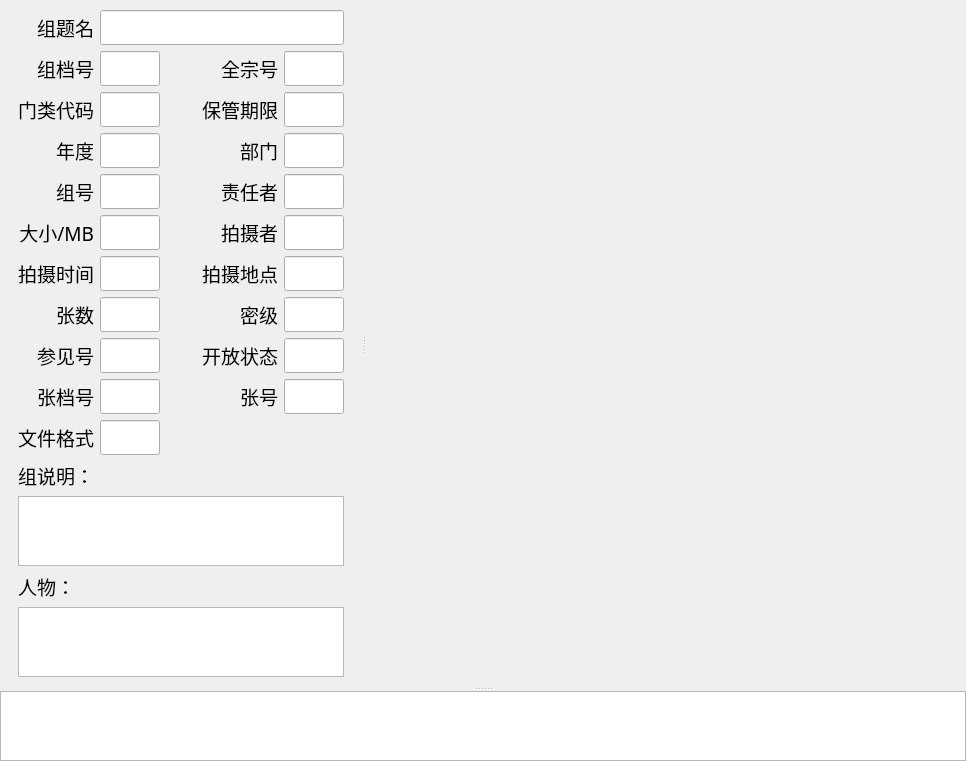
          <widget class="QSplitter" name="splitter_8">
           <property name="font">
            <font>
             <family>新宋体</family>
             <pointsize>14</pointsize>
            </font>
           </property>
           <property name="orientation">
            <enum>Qt::Vertical</enum>
           </property>
           <widget class="QSplitter" name="splitter_7">
            <property name="font">
             <font>
              <family>新宋体</family>
              <pointsize>14</pointsize>
             </font>
            </property>
            <property name="orientation">
             <enum>Qt::Horizontal</enum>
            </property>
            <widget class="QWidget" name="widget_22" native="true">
             <property name="maximumSize">
              <size>
               <width>800</width>
               <height>16777215</height>
              </size>
             </property>
             <property name="font">
              <font>
               <family>新宋体</family>
               <pointsize>14</pointsize>
              </font>
             </property>
             <layout class="QGridLayout" name="gridLayout_55">
              <property name="leftMargin">
               <number>18</number>
              </property>
              <property name="topMargin">
               <number>10</number>
              </property>
              <property name="rightMargin">
               <number>18</number>
              </property>
              <property name="bottomMargin">
               <number>10</number>
              </property>
              <item row="13" column="0" colspan="5">
               <widget class="QTextEdit" name="group_caption_in_group_search">
                <property name="font">
                 <font>
                  <family>新宋体</family>
                  <pointsize>14</pointsize>
                 </font>
                </property>
                <property name="readOnly">
                 <bool>true</bool>
                </property>
               </widget>
              </item>
              <item row="8" column="3">
               <widget class="QLabel" name="label_206">
                <property name="maximumSize">
                 <size>
                  <width>120</width>
                  <height>16777215</height>
                 </size>
                </property>
                <property name="font">
                 <font>
                  <family>新宋体</family>
                  <pointsize>14</pointsize>
                 </font>
                </property>
                <property name="text">
                 <string>密级</string>
                </property>
                <property name="alignment">
                 <set>Qt::AlignRight|Qt::AlignTrailing|Qt::AlignVCenter</set>
                </property>
               </widget>
              </item>
              <item row="7" column="3">
               <widget class="QLabel" name="label_191">
                <property name="maximumSize">
                 <size>
                  <width>120</width>
                  <height>16777215</height>
                 </size>
                </property>
                <property name="font">
                 <font>
                  <family>新宋体</family>
                  <pointsize>14</pointsize>
                 </font>
                </property>
                <property name="text">
                 <string>拍摄地点</string>
                </property>
                <property name="alignment">
                 <set>Qt::AlignRight|Qt::AlignTrailing|Qt::AlignVCenter</set>
                </property>
               </widget>
              </item>
              <item row="18" column="0">
               <spacer name="verticalSpacer_25">
                <property name="orientation">
                 <enum>Qt::Vertical</enum>
                </property>
                <property name="sizeHint" stdset="0">
                 <size>
                  <width>20</width>
                  <height>40</height>
                 </size>
                </property>
               </spacer>
              </item>
              <item row="2" column="1">
               <widget class="QLineEdit" name="arch_category_code_in_group_search">
                <property name="font">
                 <font>
                  <family>新宋体</family>
                  <pointsize>14</pointsize>
                 </font>
                </property>
                <property name="readOnly">
                 <bool>true</bool>
                </property>
               </widget>
              </item>
              <item row="11" column="0">
               <widget class="QLabel" name="label_197">
                <property name="font">
                 <font>
                  <family>新宋体</family>
                  <pointsize>14</pointsize>
                 </font>
                </property>
                <property name="text">
                 <string>文件格式</string>
                </property>
               </widget>
              </item>
              <item row="2" column="3">
               <widget class="QLabel" name="label_190">
                <property name="maximumSize">
                 <size>
                  <width>120</width>
                  <height>16777215</height>
                 </size>
                </property>
                <property name="font">
                 <font>
                  <family>新宋体</family>
                  <pointsize>14</pointsize>
                 </font>
                </property>
                <property name="text">
                 <string>保管期限</string>
                </property>
                <property name="alignment">
                 <set>Qt::AlignRight|Qt::AlignTrailing|Qt::AlignVCenter</set>
                </property>
               </widget>
              </item>
              <item row="3" column="0">
               <widget class="QLabel" name="label_195">
                <property name="font">
                 <font>
                  <family>新宋体</family>
                  <pointsize>14</pointsize>
                 </font>
                </property>
                <property name="text">
                 <string>年度</string>
                </property>
                <property name="alignment">
                 <set>Qt::AlignRight|Qt::AlignTrailing|Qt::AlignVCenter</set>
                </property>
               </widget>
              </item>
              <item row="6" column="0">
               <widget class="QLabel" name="label_189">
                <property name="font">
                 <font>
                  <family>新宋体</family>
                  <pointsize>14</pointsize>
                 </font>
                </property>
                <property name="text">
                 <string>大小/MB</string>
                </property>
                <property name="alignment">
                 <set>Qt::AlignRight|Qt::AlignTrailing|Qt::AlignVCenter</set>
                </property>
               </widget>
              </item>
              <item row="12" column="0">
               <widget class="QLabel" name="label_196">
                <property name="font">
                 <font>
                  <family>新宋体</family>
                  <pointsize>14</pointsize>
                 </font>
                </property>
                <property name="text">
                 <string>组说明：</string>
                </property>
                <property name="alignment">
                 <set>Qt::AlignRight|Qt::AlignTrailing|Qt::AlignVCenter</set>
                </property>
               </widget>
              </item>
              <item row="2" column="4">
               <widget class="QLineEdit" name="retention_period_in_group_search">
                <property name="font">
                 <font>
                  <family>新宋体</family>
                  <pointsize>14</pointsize>
                 </font>
                </property>
                <property name="readOnly">
                 <bool>true</bool>
                </property>
               </widget>
              </item>
              <item row="4" column="3">
               <widget class="QLabel" name="label_200">
                <property name="maximumSize">
                 <size>
                  <width>120</width>
                  <height>16777215</height>
                 </size>
                </property>
                <property name="font">
                 <font>
                  <family>新宋体</family>
                  <pointsize>14</pointsize>
                 </font>
                </property>
                <property name="text">
                 <string>责任者</string>
                </property>
                <property name="alignment">
                 <set>Qt::AlignRight|Qt::AlignTrailing|Qt::AlignVCenter</set>
                </property>
               </widget>
              </item>
              <item row="6" column="1">
               <widget class="QLineEdit" name="folder_size_in_group_search">
                <property name="sizePolicy">
                 <sizepolicy hsizetype="Expanding" vsizetype="Preferred">
                  <horstretch>0</horstretch>
                  <verstretch>0</verstretch>
                 </sizepolicy>
                </property>
                <property name="font">
                 <font>
                  <family>新宋体</family>
                  <pointsize>14</pointsize>
                 </font>
                </property>
                <property name="readOnly">
                 <bool>true</bool>
                </property>
               </widget>
              </item>
              <item row="9" column="3">
               <widget class="QLabel" name="label_208">
                <property name="maximumSize">
                 <size>
                  <width>120</width>
                  <height>16777215</height>
                 </size>
                </property>
                <property name="font">
                 <font>
                  <family>新宋体</family>
                  <pointsize>14</pointsize>
                 </font>
                </property>
                <property name="text">
                 <string>开放状态</string>
                </property>
                <property name="alignment">
                 <set>Qt::AlignRight|Qt::AlignTrailing|Qt::AlignVCenter</set>
                </property>
               </widget>
              </item>
              <item row="10" column="4">
               <widget class="QLineEdit" name="photo_code_in_photo_search">
                <property name="font">
                 <font>
                  <family>新宋体</family>
                  <pointsize>14</pointsize>
                 </font>
                </property>
                <property name="readOnly">
                 <bool>true</bool>
                </property>
               </widget>
              </item>
              <item row="10" column="1">
               <widget class="QLineEdit" name="arch_code_in_photo_search">
                <property name="font">
                 <font>
                  <family>新宋体</family>
                  <pointsize>14</pointsize>
                 </font>
                </property>
                <property name="readOnly">
                 <bool>true</bool>
                </property>
               </widget>
              </item>
              <item row="0" column="0">
               <widget class="QLabel" name="label_198">
                <property name="maximumSize">
                 <size>
                  <width>120</width>
                  <height>16777215</height>
                 </size>
                </property>
                <property name="font">
                 <font>
                  <family>新宋体</family>
                  <pointsize>14</pointsize>
                 </font>
                </property>
                <property name="text">
                 <string>组题名</string>
                </property>
                <property name="alignment">
                 <set>Qt::AlignRight|Qt::AlignTrailing|Qt::AlignVCenter</set>
                </property>
               </widget>
              </item>
              <item row="6" column="4">
               <widget class="QLineEdit" name="photographer_in_group_search">
                <property name="sizePolicy">
                 <sizepolicy hsizetype="Expanding" vsizetype="Preferred">
                  <horstretch>0</horstretch>
                  <verstretch>0</verstretch>
                 </sizepolicy>
                </property>
                <property name="font">
                 <font>
                  <family>新宋体</family>
                  <pointsize>14</pointsize>
                 </font>
                </property>
                <property name="readOnly">
                 <bool>true</bool>
                </property>
               </widget>
              </item>
              <item row="8" column="1">
               <widget class="QLineEdit" name="photo_num_in_group_search">
                <property name="sizePolicy">
                 <sizepolicy hsizetype="Expanding" vsizetype="Preferred">
                  <horstretch>0</horstretch>
                  <verstretch>0</verstretch>
                 </sizepolicy>
                </property>
                <property name="font">
                 <font>
                  <family>新宋体</family>
                  <pointsize>14</pointsize>
                 </font>
                </property>
                <property name="readOnly">
                 <bool>true</bool>
                </property>
               </widget>
              </item>
              <item row="7" column="1">
               <widget class="QLineEdit" name="taken_time_in_group_search">
                <property name="sizePolicy">
                 <sizepolicy hsizetype="Expanding" vsizetype="Preferred">
                  <horstretch>0</horstretch>
                  <verstretch>0</verstretch>
                 </sizepolicy>
                </property>
                <property name="font">
                 <font>
                  <family>新宋体</family>
                  <pointsize>14</pointsize>
                 </font>
                </property>
                <property name="readOnly">
                 <bool>true</bool>
                </property>
               </widget>
              </item>
              <item row="8" column="0">
               <widget class="QLabel" name="label_194">
                <property name="font">
                 <font>
                  <family>新宋体</family>
                  <pointsize>14</pointsize>
                 </font>
                </property>
                <property name="text">
                 <string>张数</string>
                </property>
                <property name="alignment">
                 <set>Qt::AlignRight|Qt::AlignTrailing|Qt::AlignVCenter</set>
                </property>
               </widget>
              </item>
              <item row="10" column="3">
               <widget class="QLabel" name="label_205">
                <property name="maximumSize">
                 <size>
                  <width>120</width>
                  <height>16777215</height>
                 </size>
                </property>
                <property name="font">
                 <font>
                  <family>新宋体</family>
                  <pointsize>14</pointsize>
                 </font>
                </property>
                <property name="text">
                 <string>张号</string>
                </property>
                <property name="alignment">
                 <set>Qt::AlignRight|Qt::AlignTrailing|Qt::AlignVCenter</set>
                </property>
               </widget>
              </item>
              <item row="3" column="3">
               <widget class="QLabel" name="label_199">
                <property name="maximumSize">
                 <size>
                  <width>120</width>
                  <height>16777215</height>
                 </size>
                </property>
                <property name="font">
                 <font>
                  <family>新宋体</family>
                  <pointsize>14</pointsize>
                 </font>
                </property>
                <property name="text">
                 <string>部门</string>
                </property>
                <property name="alignment">
                 <set>Qt::AlignRight|Qt::AlignTrailing|Qt::AlignVCenter</set>
                </property>
               </widget>
              </item>
              <item row="10" column="0">
               <widget class="QLabel" name="label_192">
                <property name="font">
                 <font>
                  <family>新宋体</family>
                  <pointsize>14</pointsize>
                 </font>
                </property>
                <property name="text">
                 <string>张档号</string>
                </property>
                <property name="alignment">
                 <set>Qt::AlignRight|Qt::AlignTrailing|Qt::AlignVCenter</set>
                </property>
               </widget>
              </item>
              <item row="15" column="0" colspan="5">
               <widget class="QTextEdit" name="peoples_in_photo_search">
                <property name="sizePolicy">
                 <sizepolicy hsizetype="Expanding" vsizetype="Expanding">
                  <horstretch>0</horstretch>
                  <verstretch>0</verstretch>
                 </sizepolicy>
                </property>
                <property name="maximumSize">
                 <size>
                  <width>16777215</width>
                  <height>150</height>
                 </size>
                </property>
                <property name="font">
                 <font>
                  <family>新宋体</family>
                  <pointsize>14</pointsize>
                 </font>
                </property>
                <property name="readOnly">
                 <bool>true</bool>
                </property>
               </widget>
              </item>
              <item row="1" column="1">
               <widget class="QLineEdit" name="arch_code_in_group_search">
                <property name="font">
                 <font>
                  <family>新宋体</family>
                  <pointsize>14</pointsize>
                 </font>
                </property>
                <property name="readOnly">
                 <bool>true</bool>
                </property>
               </widget>
              </item>
              <item row="6" column="3">
               <widget class="QLabel" name="label_207">
                <property name="maximumSize">
                 <size>
                  <width>120</width>
                  <height>16777215</height>
                 </size>
                </property>
                <property name="font">
                 <font>
                  <family>新宋体</family>
                  <pointsize>14</pointsize>
                 </font>
                </property>
                <property name="text">
                 <string>拍摄者</string>
                </property>
                <property name="alignment">
                 <set>Qt::AlignRight|Qt::AlignTrailing|Qt::AlignVCenter</set>
                </property>
               </widget>
              </item>
              <item row="0" column="1" colspan="4">
               <widget class="QLineEdit" name="group_title_in_group_search">
                <property name="sizePolicy">
                 <sizepolicy hsizetype="Expanding" vsizetype="Preferred">
                  <horstretch>0</horstretch>
                  <verstretch>0</verstretch>
                 </sizepolicy>
                </property>
                <property name="font">
                 <font>
                  <family>新宋体</family>
                  <pointsize>14</pointsize>
                 </font>
                </property>
                <property name="readOnly">
                 <bool>true</bool>
                </property>
               </widget>
              </item>
              <item row="7" column="0">
               <widget class="QLabel" name="label_202">
                <property name="font">
                 <font>
                  <family>新宋体</family>
                  <pointsize>14</pointsize>
                 </font>
                </property>
                <property name="text">
                 <string>拍摄时间</string>
                </property>
                <property name="alignment">
                 <set>Qt::AlignRight|Qt::AlignTrailing|Qt::AlignVCenter</set>
                </property>
               </widget>
              </item>
              <item row="1" column="3">
               <widget class="QLabel" name="label_203">
                <property name="maximumSize">
                 <size>
                  <width>120</width>
                  <height>16777215</height>
                 </size>
                </property>
                <property name="font">
                 <font>
                  <family>新宋体</family>
                  <pointsize>14</pointsize>
                 </font>
                </property>
                <property name="text">
                 <string>全宗号</string>
                </property>
                <property name="alignment">
                 <set>Qt::AlignRight|Qt::AlignTrailing|Qt::AlignVCenter</set>
                </property>
               </widget>
              </item>
              <item row="14" column="0">
               <widget class="QLabel" name="label_188">
                <property name="font">
                 <font>
                  <family>新宋体</family>
                  <pointsize>14</pointsize>
                 </font>
                </property>
                <property name="text">
                 <string>人物：</string>
                </property>
                <property name="alignment">
                 <set>Qt::AlignLeading|Qt::AlignLeft|Qt::AlignVCenter</set>
                </property>
               </widget>
              </item>
              <item row="1" column="0">
               <widget class="QLabel" name="label_193">
                <property name="font">
                 <font>
                  <family>新宋体</family>
                  <pointsize>14</pointsize>
                 </font>
                </property>
                <property name="text">
                 <string>组档号</string>
                </property>
                <property name="alignment">
                 <set>Qt::AlignRight|Qt::AlignTrailing|Qt::AlignVCenter</set>
                </property>
               </widget>
              </item>
              <item row="7" column="4">
               <widget class="QLineEdit" name="taken_locations_in_group_search">
                <property name="sizePolicy">
                 <sizepolicy hsizetype="Expanding" vsizetype="Preferred">
                  <horstretch>0</horstretch>
                  <verstretch>0</verstretch>
                 </sizepolicy>
                </property>
                <property name="font">
                 <font>
                  <family>新宋体</family>
                  <pointsize>14</pointsize>
                 </font>
                </property>
                <property name="readOnly">
                 <bool>true</bool>
                </property>
               </widget>
              </item>
              <item row="2" column="0">
               <widget class="QLabel" name="label_201">
                <property name="font">
                 <font>
                  <family>新宋体</family>
                  <pointsize>14</pointsize>
                 </font>
                </property>
                <property name="text">
                 <string>门类代码</string>
                </property>
                <property name="alignment">
                 <set>Qt::AlignRight|Qt::AlignTrailing|Qt::AlignVCenter</set>
                </property>
               </widget>
              </item>
              <item row="11" column="1">
               <widget class="QLineEdit" name="format_in_photo_search">
                <property name="font">
                 <font>
                  <family>新宋体</family>
                  <pointsize>14</pointsize>
                 </font>
                </property>
                <property name="readOnly">
                 <bool>true</bool>
                </property>
               </widget>
              </item>
              <item row="4" column="1">
               <widget class="QLineEdit" name="group_code_in_group_search">
                <property name="sizePolicy">
                 <sizepolicy hsizetype="Expanding" vsizetype="Preferred">
                  <horstretch>0</horstretch>
                  <verstretch>0</verstretch>
                 </sizepolicy>
                </property>
                <property name="font">
                 <font>
                  <family>新宋体</family>
                  <pointsize>14</pointsize>
                 </font>
                </property>
                <property name="readOnly">
                 <bool>true</bool>
                </property>
               </widget>
              </item>
              <item row="8" column="4">
               <widget class="QLineEdit" name="security_classification_in_group_search">
                <property name="font">
                 <font>
                  <family>新宋体</family>
                  <pointsize>14</pointsize>
                 </font>
                </property>
                <property name="readOnly">
                 <bool>true</bool>
                </property>
               </widget>
              </item>
              <item row="4" column="4">
               <widget class="QLineEdit" name="author_in_group_search">
                <property name="sizePolicy">
                 <sizepolicy hsizetype="Expanding" vsizetype="Preferred">
                  <horstretch>0</horstretch>
                  <verstretch>0</verstretch>
                 </sizepolicy>
                </property>
                <property name="font">
                 <font>
                  <family>新宋体</family>
                  <pointsize>14</pointsize>
                 </font>
                </property>
                <property name="readOnly">
                 <bool>true</bool>
                </property>
               </widget>
              </item>
              <item row="3" column="1">
               <widget class="QLineEdit" name="year_in_group_search">
                <property name="sizePolicy">
                 <sizepolicy hsizetype="Expanding" vsizetype="Preferred">
                  <horstretch>0</horstretch>
                  <verstretch>0</verstretch>
                 </sizepolicy>
                </property>
                <property name="font">
                 <font>
                  <family>新宋体</family>
                  <pointsize>14</pointsize>
                 </font>
                </property>
                <property name="readOnly">
                 <bool>true</bool>
                </property>
               </widget>
              </item>
              <item row="4" column="0">
               <widget class="QLabel" name="label_204">
                <property name="font">
                 <font>
                  <family>新宋体</family>
                  <pointsize>14</pointsize>
                 </font>
                </property>
                <property name="text">
                 <string>组号</string>
                </property>
                <property name="alignment">
                 <set>Qt::AlignRight|Qt::AlignTrailing|Qt::AlignVCenter</set>
                </property>
               </widget>
              </item>
              <item row="3" column="4">
               <widget class="QLineEdit" name="department_in_group_search">
                <property name="sizePolicy">
                 <sizepolicy hsizetype="Expanding" vsizetype="Preferred">
                  <horstretch>0</horstretch>
                  <verstretch>0</verstretch>
                 </sizepolicy>
                </property>
                <property name="font">
                 <font>
                  <family>新宋体</family>
                  <pointsize>14</pointsize>
                 </font>
                </property>
                <property name="readOnly">
                 <bool>true</bool>
                </property>
               </widget>
              </item>
              <item row="9" column="1">
               <widget class="QLineEdit" name="reference_code_in_group_search">
                <property name="sizePolicy">
                 <sizepolicy hsizetype="Expanding" vsizetype="Preferred">
                  <horstretch>0</horstretch>
                  <verstretch>0</verstretch>
                 </sizepolicy>
                </property>
                <property name="font">
                 <font>
                  <family>新宋体</family>
                  <pointsize>14</pointsize>
                 </font>
                </property>
                <property name="readOnly">
                 <bool>true</bool>
                </property>
               </widget>
              </item>
              <item row="9" column="0">
               <widget class="QLabel" name="label_209">
                <property name="font">
                 <font>
                  <family>新宋体</family>
                  <pointsize>14</pointsize>
                 </font>
                </property>
                <property name="text">
                 <string>参见号</string>
                </property>
                <property name="alignment">
                 <set>Qt::AlignRight|Qt::AlignTrailing|Qt::AlignVCenter</set>
                </property>
               </widget>
              </item>
              <item row="1" column="4">
               <widget class="QLineEdit" name="fonds_code_in_group_search">
                <property name="font">
                 <font>
                  <family>新宋体</family>
                  <pointsize>14</pointsize>
                 </font>
                </property>
                <property name="readOnly">
                 <bool>true</bool>
                </property>
               </widget>
              </item>
              <item row="9" column="4">
               <widget class="QLineEdit" name="opening_state_in_group_search">
                <property name="font">
                 <font>
                  <family>新宋体</family>
                  <pointsize>14</pointsize>
                 </font>
                </property>
                <property name="readOnly">
                 <bool>true</bool>
                </property>
               </widget>
              </item>
              <item row="1" column="2">
               <spacer name="horizontalSpacer_29">
                <property name="orientation">
                 <enum>Qt::Horizontal</enum>
                </property>
                <property name="sizeType">
                 <enum>QSizePolicy::Fixed</enum>
                </property>
                <property name="sizeHint" stdset="0">
                 <size>
                  <width>30</width>
                  <height>20</height>
                 </size>
                </property>
               </spacer>
              </item>
             </layout>
            </widget>
            <widget class="QWidget" name="widget_23" native="true">
             <property name="minimumSize">
              <size>
               <width>600</width>
               <height>0</height>
              </size>
             </property>
             <property name="font">
              <font>
               <family>新宋体</family>
               <pointsize>14</pointsize>
              </font>
             </property>
             <layout class="QGridLayout" name="gridLayout_56">
              <item row="0" column="0">
               <widget class="QLabel" name="photo_view_search">
                <property name="font">
                 <font>
                  <family>新宋体</family>
                  <pointsize>14</pointsize>
                 </font>
                </property>
                <property name="text">
                 <string/>
                </property>
               </widget>
              </item>
             </layout>
            </widget>
           </widget>
           <widget class="QWidget" name="widget_24" native="true">
            <property name="maximumSize">
             <size>
              <width>16777215</width>
              <height>16777215</height>
             </size>
            </property>
            <property name="font">
             <font>
              <family>新宋体</family>
              <pointsize>14</pointsize>
             </font>
            </property>
            <layout class="QGridLayout" name="gridLayout_57">
             <item row="0" column="0">
              <widget class="QListWidget" name="photo_list_widget_search">
               <property name="font">
                <font>
                 <family>新宋体</family>
                 <pointsize>14</pointsize>
                </font>
               </property>
               <property name="toolTip">
                <string>&lt;html&gt;&lt;head/&gt;&lt;body&gt;&lt;p&gt;&lt;span style=&quot; font-size:10pt;&quot;&gt;双击勾选或取消&lt;/span&gt;&lt;/p&gt;&lt;/body&gt;&lt;/html&gt;</string>
               </property>
               <property name="editTriggers">
                <set>QAbstractItemView::NoEditTriggers</set>
               </property>
               <property name="itemAlignment">
                <set>Qt::AlignBottom</set>
               </property>
              </widget>
             </item>
            </layout>
           </widget>
          </widget>
